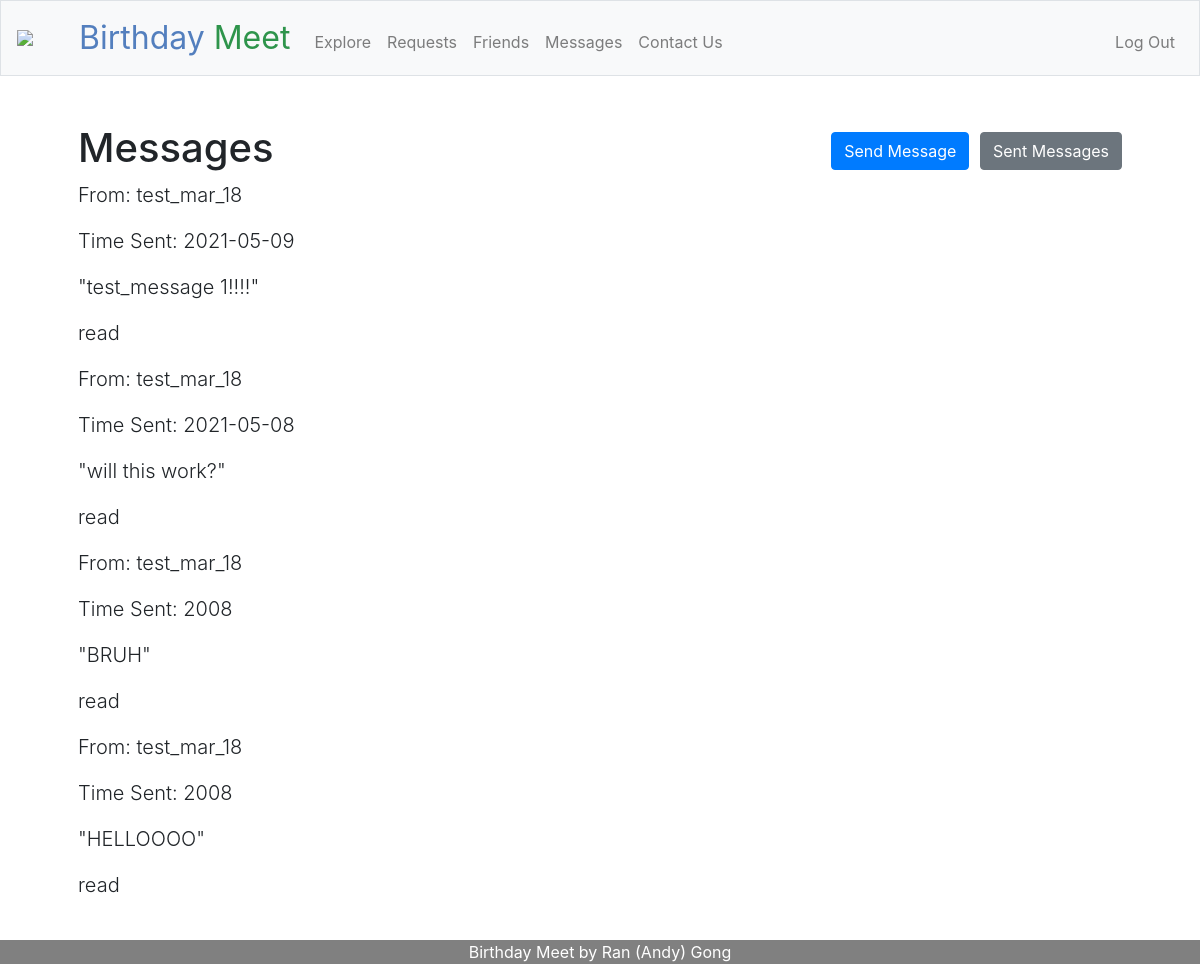
/messages (signed in), run on an earlier commit of the app's database.
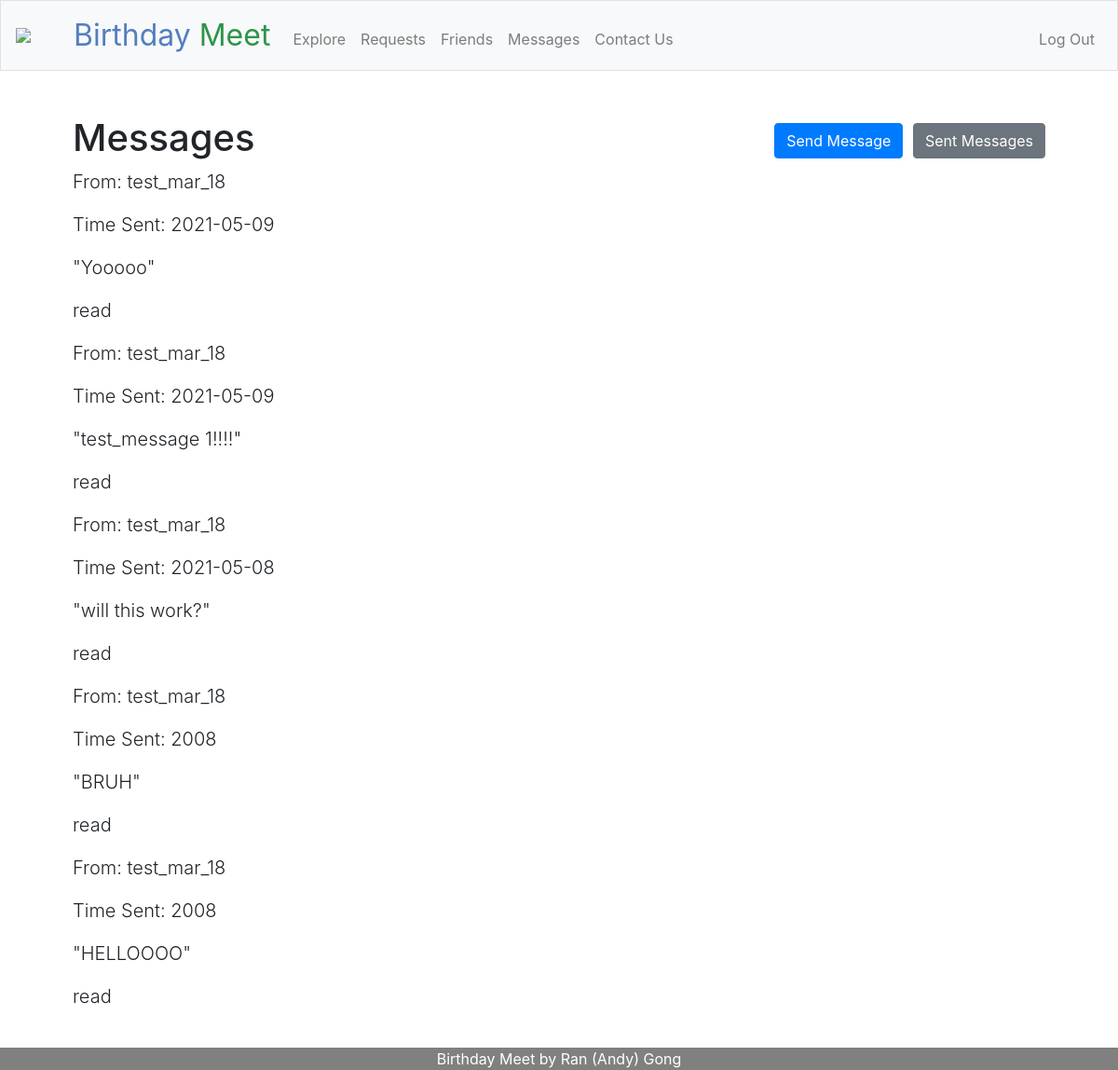
And on a later commit of the database.
### tables this page shows
CREATE TABLE users (id INTEGER, username TEXT NOT NULL, hash TEXT NOT NULL, month INTEGER NOT NULL, day INTEGER NOT NULL, PRIMARY KEY(id));

CREATE TABLE messages (
        id INTEGER,
        sender_id INTEGER NOT NULL,
        receiver_id INTEGER NOT NULL,
        message_text TEXT NOT NULL,
        when_sent DATE NOT NULL,
        is_read BIT NOT NULL,
        FOREIGN KEY (sender_id) REFERENCES users (id),
        FOREIGN KEY (receiver_id) REFERENCES users (id),
        PRIMARY KEY(id)
    );

### app.py (the view, shortened to what this page needs)
@app.route("/messages", methods=["GET", "POST"])
@login_required
def messages():
    list_of_messages_info = []
    list_of_messages_from_database = db.execute("SELECT * FROM messages WHERE receiver_id = ?", session.get("user_id"))
    for message_from_database in list_of_messages_from_database:
        sender_username = db.execute("SELECT * FROM users WHERE id = ?", message_from_database["sender_id"])[0]["username"]
        is_read = (message_from_database["is_read"] == 1)
        list_of_messages_info.append({
            "message": message_from_database["message_text"],
            "id": message_from_database["id"],
            "sender_username": sender_username,
            "time_sent": message_from_database["when_sent"],
            "is_read": is_read
        })
    list_of_messages_info.reverse()
    return render_template("messages.html", list_of_messages_info=list_of_messages_info)

### app.py (called while the page is built)
@app.after_request
def after_request(response):
    response.headers["Cache-Control"] = "no-cache, no-store, must-revalidate"
    response.headers["Expires"] = 0
    response.headers["Pragma"] = "no-cache"
    return response

def login_required(f):
    @wraps(f)
    def decorated_function(*args, **kwargs):
        if session.get("user_id") is None:
            flash("You are currently not logged in!")
            return redirect("/login")
        return f(*args, **kwargs)
    return decorated_function

### templates/messages.html (shortened to what this page needs)
{% extends "layout.html" %}
{% block main %}
<h1>
    <span class="display-5 fw-bold">Messages</span>
    <div class="float-right">
        <a href="/send"><button class="btn btn-primary">Send Message</button></a>
        <a href="/sent"><button class="btn btn-secondary">Sent Messages</button></a>
    </div>
</h1>
{% if list_of_messages_info %}
    {% for message in list_of_messages_info %}
        <p class="lead">
            From: {{ message.sender_username }}
        </p>
        <p class="lead">
            Time Sent: {{ message.time_sent }}
        </p>
        <p class="lead">
            "{{ message.message }}"
        </p>
        {% if message.is_read %}
            <p class="lead">
                read
            </p>
        {% else %}
            <p class="lead">
                unread
            </p>
        {% endif %}
    {% endfor %}
{% else %}
    NO MESSAGES YET
{% endif %}
{% endblock %}

What changed in the data, as far as the page shows it:
added messages: time_sent "2021-05-09", message "Yooooo"
Also different on the page:
new list line: "From: Time Sent: \" \" read"
new list line: "test_mar_18"
